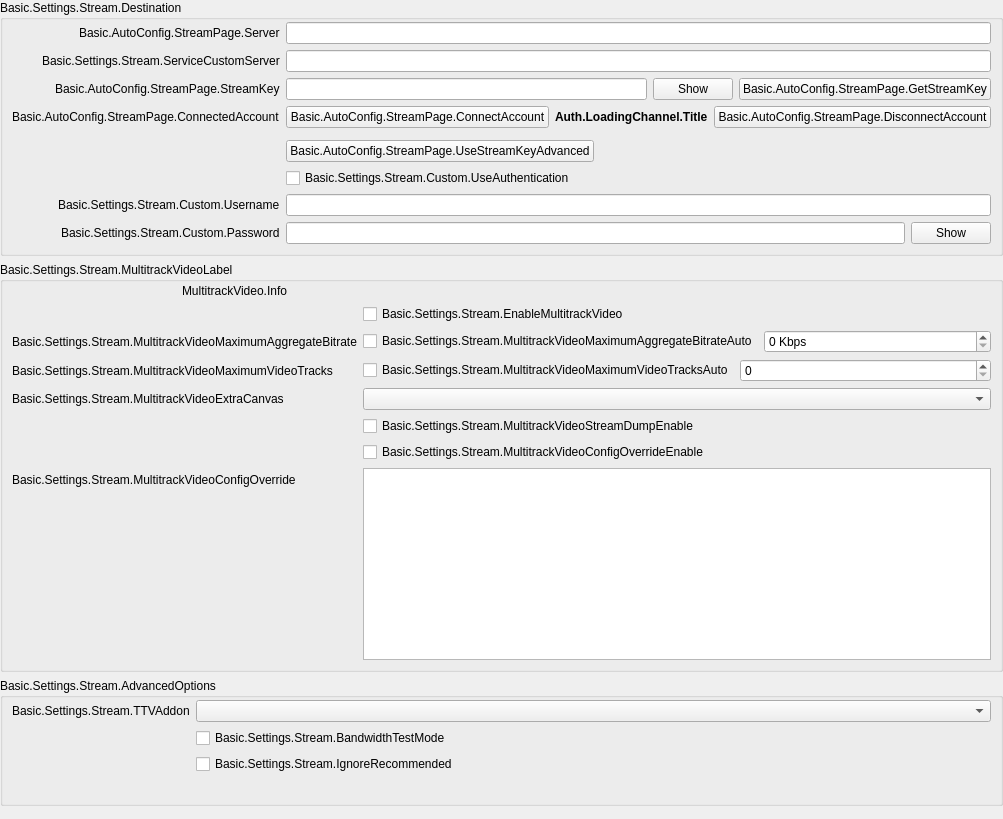
            <widget class="QWidget" name="streamKeyPage">
             <property name="geometry">
              <rect>
               <x>0</x>
               <y>0</y>
               <width>987</width>
               <height>819</height>
              </rect>
             </property>
             <layout class="QVBoxLayout" name="streamkeyPageLayout">
              <property name="leftMargin">
               <number>0</number>
              </property>
              <property name="topMargin">
               <number>0</number>
              </property>
              <property name="rightMargin">
               <number>0</number>
              </property>
              <property name="bottomMargin">
               <number>0</number>
              </property>
              <item>
               <widget class="QGroupBox" name="destinationGroupBox">
                <property name="title">
                 <string>Basic.Settings.Stream.Destination</string>
                </property>
                <layout class="QFormLayout" name="destinationLayout">
                 <property name="fieldGrowthPolicy">
                  <enum>QFormLayout::FieldGrowthPolicy::AllNonFixedFieldsGrow</enum>
                 </property>
                 <property name="labelAlignment">
                  <set>Qt::AlignmentFlag::AlignRight|Qt::AlignmentFlag::AlignTrailing|Qt::AlignmentFlag::AlignVCenter</set>
                 </property>
                 <property name="leftMargin">
                  <number>9</number>
                 </property>
                 <property name="topMargin">
                  <number>2</number>
                 </property>
                 <property name="rightMargin">
                  <number>9</number>
                 </property>
                 <property name="bottomMargin">
                  <number>9</number>
                 </property>
                 <item row="0" column="0">
                  <widget class="QLabel" name="serverLabel">
                   <property name="text">
                    <string>Basic.AutoConfig.StreamPage.Server</string>
                   </property>
                  </widget>
                 </item>
                 <item row="0" column="1">
                  <widget class="QStackedWidget" name="serverStackedWidget">
                   <property name="sizePolicy">
                    <sizepolicy hsizetype="Preferred" vsizetype="Maximum">
                     <horstretch>0</horstretch>
                     <verstretch>0</verstretch>
                    </sizepolicy>
                   </property>
                   <property name="currentIndex">
                    <number>1</number>
                   </property>
                   <widget class="QWidget" name="servicePage">
                    <layout class="QHBoxLayout" name="horizontalLayout_21">
                     <property name="leftMargin">
                      <number>0</number>
                     </property>
                     <property name="topMargin">
                      <number>0</number>
                     </property>
                     <property name="rightMargin">
                      <number>0</number>
                     </property>
                     <property name="bottomMargin">
                      <number>0</number>
                     </property>
                     <item>
                      <widget class="QComboBox" name="server"/>
                     </item>
                    </layout>
                   </widget>
                   <widget class="QWidget" name="customPage">
                    <layout class="QHBoxLayout" name="horizontalLayout_22">
                     <property name="leftMargin">
                      <number>0</number>
                     </property>
                     <property name="topMargin">
                      <number>0</number>
                     </property>
                     <property name="rightMargin">
                      <number>0</number>
                     </property>
                     <property name="bottomMargin">
                      <number>0</number>
                     </property>
                     <item>
                      <widget class="QLineEdit" name="customServer"/>
                     </item>
                    </layout>
                   </widget>
                  </widget>
                 </item>
                 <item row="1" column="0">
                  <widget class="QLabel" name="serviceCustomServerLabel">
                   <property name="text">
                    <string>Basic.Settings.Stream.ServiceCustomServer</string>
                   </property>
                   <property name="buddy">
                    <cstring>serviceCustomServer</cstring>
                   </property>
                  </widget>
                 </item>
                 <item row="1" column="1">
                  <widget class="QLineEdit" name="serviceCustomServer"/>
                 </item>
                 <item row="2" column="0">
                  <widget class="QLabel" name="streamKeyLabel">
                   <property name="text">
                    <string>Basic.AutoConfig.StreamPage.StreamKey</string>
                   </property>
                   <property name="openExternalLinks">
                    <bool>true</bool>
                   </property>
                   <property name="buddy">
                    <cstring>key</cstring>
                   </property>
                  </widget>
                 </item>
                 <item row="2" column="1">
                  <widget class="QFrame" name="streamKeyWidget">
                   <layout class="QHBoxLayout" name="horizontalLayout_11">
                    <property name="leftMargin">
                     <number>0</number>
                    </property>
                    <property name="topMargin">
                     <number>0</number>
                    </property>
                    <property name="rightMargin">
                     <number>0</number>
                    </property>
                    <property name="bottomMargin">
                     <number>0</number>
                    </property>
                    <item>
                     <widget class="QLineEdit" name="key">
                      <property name="inputMask">
                       <string notr="true"/>
                      </property>
                      <property name="text">
                       <string notr="true"/>
                      </property>
                      <property name="echoMode">
                       <enum>QLineEdit::EchoMode::Password</enum>
                      </property>
                     </widget>
                    </item>
                    <item>
                     <widget class="QPushButton" name="show">
                      <property name="text">
                       <string>Show</string>
                      </property>
                     </widget>
                    </item>
                    <item>
                     <widget class="UrlPushButton" name="getStreamKeyButton">
                      <property name="toolTip">
                       <string/>
                      </property>
                      <property name="toolTipDuration">
                       <number>-4</number>
                      </property>
                      <property name="text">
                       <string>Basic.AutoConfig.StreamPage.GetStreamKey</string>
                      </property>
                     </widget>
                    </item>
                   </layout>
                  </widget>
                 </item>
                 <item row="3" column="0">
                  <widget class="QLabel" name="connectedAccountLabel">
                   <property name="text">
                    <string>Basic.AutoConfig.StreamPage.ConnectedAccount</string>
                   </property>
                  </widget>
                 </item>
                 <item row="3" column="1">
                  <layout class="QHBoxLayout" name="horizontalLayout_15">
                   <item>
                    <widget class="QPushButton" name="connectAccount2">
                     <property name="cursor">
                      <cursorShape>PointingHandCursor</cursorShape>
                     </property>
                     <property name="text">
                      <string>Basic.AutoConfig.StreamPage.ConnectAccount</string>
                     </property>
                    </widget>
                   </item>
                   <item>
                    <widget class="QLabel" name="connectedAccountText">
                     <property name="styleSheet">
                      <string notr="true">font-weight: bold</string>
                     </property>
                     <property name="text">
                      <string>Auth.LoadingChannel.Title</string>
                     </property>
                    </widget>
                   </item>
                   <item>
                    <widget class="QPushButton" name="disconnectAccount">
                     <property name="text">
                      <string>Basic.AutoConfig.StreamPage.DisconnectAccount</string>
                     </property>
                    </widget>
                   </item>
                   <item>
                    <spacer name="horizontalSpacer_19">
                     <property name="orientation">
                      <enum>Qt::Orientation::Horizontal</enum>
                     </property>
                     <property name="sizeHint" stdset="0">
                      <size>
                       <width>40</width>
                       <height>20</height>
                      </size>
                     </property>
                    </spacer>
                   </item>
                  </layout>
                 </item>
                 <item row="4" column="0">
                  <spacer name="horizontalSpacer_18">
                   <property name="orientation">
                    <enum>Qt::Orientation::Horizontal</enum>
                   </property>
                   <property name="sizeHint" stdset="0">
                    <size>
                     <width>170</width>
                     <height>0</height>
                    </size>
                   </property>
                  </spacer>
                 </item>
                 <item row="5" column="1">
                  <layout class="QHBoxLayout" name="horizontalLayout_28">
                   <item>
                    <widget class="QPushButton" name="useStreamKeyAdv">
                     <property name="text">
                      <string>Basic.AutoConfig.StreamPage.UseStreamKeyAdvanced</string>
                     </property>
                    </widget>
                   </item>
                   <item>
                    <spacer name="horizontalSpacer_28">
                     <property name="orientation">
                      <enum>Qt::Orientation::Horizontal</enum>
                     </property>
                     <property name="sizeHint" stdset="0">
                      <size>
                       <width>40</width>
                       <height>0</height>
                      </size>
                     </property>
                    </spacer>
                   </item>
                  </layout>
                 </item>
                 <item row="6" column="1">
                  <widget class="QCheckBox" name="useAuth">
                   <property name="text">
                    <string>Basic.Settings.Stream.Custom.UseAuthentication</string>
                   </property>
                  </widget>
                 </item>
                 <item row="7" column="0">
                  <widget class="QLabel" name="authUsernameLabel">
                   <property name="text">
                    <string>Basic.Settings.Stream.Custom.Username</string>
                   </property>
                   <property name="buddy">
                    <cstring>authUsername</cstring>
                   </property>
                  </widget>
                 </item>
                 <item row="7" column="1">
                  <widget class="QLineEdit" name="authUsername"/>
                 </item>
                 <item row="8" column="0">
                  <widget class="QLabel" name="authPwLabel">
                   <property name="text">
                    <string>Basic.Settings.Stream.Custom.Password</string>
                   </property>
                   <property name="buddy">
                    <cstring>authPw</cstring>
                   </property>
                  </widget>
                 </item>
                 <item row="8" column="1">
                  <widget class="QFrame" name="authPwWidget">
                   <layout class="QHBoxLayout" name="horizontalLayout_25">
                    <property name="leftMargin">
                     <number>0</number>
                    </property>
                    <property name="topMargin">
                     <number>0</number>
                    </property>
                    <property name="rightMargin">
                     <number>0</number>
                    </property>
                    <property name="bottomMargin">
                     <number>0</number>
                    </property>
                    <item>
                     <widget class="QLineEdit" name="authPw">
                      <property name="echoMode">
                       <enum>QLineEdit::EchoMode::Password</enum>
                      </property>
                     </widget>
                    </item>
                    <item>
                     <widget class="QPushButton" name="authPwShow">
                      <property name="text">
                       <string>Show</string>
                      </property>
                     </widget>
                    </item>
                   </layout>
                  </widget>
                 </item>
                </layout>
               </widget>
              </item>
              <item>
               <widget class="QGroupBox" name="multitrackVideoGroupBox">
                <property name="title">
                 <string>Basic.Settings.Stream.MultitrackVideoLabel</string>
                </property>
                <layout class="QVBoxLayout" name="verticalLayout_34">
                 <property name="leftMargin">
                  <number>9</number>
                 </property>
                 <property name="topMargin">
                  <number>2</number>
                 </property>
                 <property name="rightMargin">
                  <number>9</number>
                 </property>
                 <property name="bottomMargin">
                  <number>9</number>
                 </property>
                 <item>
                  <layout class="QHBoxLayout" name="horizontalLayout_12">
                   <item>
                    <spacer name="horizontalSpacer_31">
                     <property name="orientation">
                      <enum>Qt::Orientation::Horizontal</enum>
                     </property>
                     <property name="sizeType">
                      <enum>QSizePolicy::Policy::Fixed</enum>
                     </property>
                     <property name="sizeHint" stdset="0">
                      <size>
                       <width>170</width>
                       <height>10</height>
                      </size>
                     </property>
                    </spacer>
                   </item>
                   <item>
                    <widget class="QLabel" name="multitrackVideoInfo">
                     <property name="text">
                      <string>MultitrackVideo.Info</string>
                     </property>
                     <property name="textFormat">
                      <enum>Qt::TextFormat::RichText</enum>
                     </property>
                     <property name="wordWrap">
                      <bool>true</bool>
                     </property>
                     <property name="openExternalLinks">
                      <bool>true</bool>
                     </property>
                    </widget>
                   </item>
                  </layout>
                 </item>
                 <item>
                  <layout class="QFormLayout" name="formLayout_27">
                   <property name="fieldGrowthPolicy">
                    <enum>QFormLayout::FieldGrowthPolicy::AllNonFixedFieldsGrow</enum>
                   </property>
                   <item row="0" column="0">
                    <spacer name="horizontalSpacer_30">
                     <property name="orientation">
                      <enum>Qt::Orientation::Horizontal</enum>
                     </property>
                     <property name="sizeType">
                      <enum>QSizePolicy::Policy::Fixed</enum>
                     </property>
                     <property name="sizeHint" stdset="0">
                      <size>
                       <width>170</width>
                       <height>10</height>
                      </size>
                     </property>
                    </spacer>
                   </item>
                   <item row="0" column="1">
                    <widget class="QCheckBox" name="enableMultitrackVideo">
                     <property name="text">
                      <string>Basic.Settings.Stream.EnableMultitrackVideo</string>
                     </property>
                    </widget>
                   </item>
                   <item row="1" column="0">
                    <widget class="QLabel" name="multitrackVideoMaximumAggregateBitrateLabel">
                     <property name="text">
                      <string>Basic.Settings.Stream.MultitrackVideoMaximumAggregateBitrate</string>
                     </property>
                    </widget>
                   </item>
                   <item row="1" column="1">
                    <layout class="QHBoxLayout" name="horizontalLayout_31" stretch="0,0">
                     <item>
                      <widget class="QCheckBox" name="multitrackVideoMaximumAggregateBitrateAuto">
                       <property name="text">
                        <string>Basic.Settings.Stream.MultitrackVideoMaximumAggregateBitrateAuto</string>
                       </property>
                      </widget>
                     </item>
                     <item>
                      <widget class="QSpinBox" name="multitrackVideoMaximumAggregateBitrate">
                       <property name="sizePolicy">
                        <sizepolicy hsizetype="MinimumExpanding" vsizetype="Fixed">
                         <horstretch>0</horstretch>
                         <verstretch>0</verstretch>
                        </sizepolicy>
                       </property>
                       <property name="suffix">
                        <string notr="true"> Kbps</string>
                       </property>
                       <property name="minimum">
                        <number>0</number>
                       </property>
                       <property name="maximum">
                        <number>1000000</number>
                       </property>
                       <property name="singleStep">
                        <number>50</number>
                       </property>
                       <property name="value">
                        <number>0</number>
                       </property>
                      </widget>
                     </item>
                    </layout>
                   </item>
                   <item row="2" column="0">
                    <widget class="QLabel" name="multitrackVideoMaximumVideoTracksLabel">
                     <property name="text">
                      <string>Basic.Settings.Stream.MultitrackVideoMaximumVideoTracks</string>
                     </property>
                    </widget>
                   </item>
                   <item row="2" column="1">
                    <layout class="QHBoxLayout" name="horizontalLayout_32" stretch="0,0">
                     <item>
                      <widget class="QCheckBox" name="multitrackVideoMaximumVideoTracksAuto">
                       <property name="sizePolicy">
                        <sizepolicy hsizetype="Minimum" vsizetype="Fixed">
                         <horstretch>0</horstretch>
                         <verstretch>0</verstretch>
                        </sizepolicy>
                       </property>
                       <property name="text">
                        <string>Basic.Settings.Stream.MultitrackVideoMaximumVideoTracksAuto</string>
                       </property>
                      </widget>
                     </item>
                     <item>
                      <widget class="QSpinBox" name="multitrackVideoMaximumVideoTracks">
                       <property name="sizePolicy">
                        <sizepolicy hsizetype="MinimumExpanding" vsizetype="Fixed">
                         <horstretch>0</horstretch>
                         <verstretch>0</verstretch>
                        </sizepolicy>
                       </property>
                       <property name="minimum">
                        <number>0</number>
                       </property>
                       <property name="maximum">
                        <number>100</number>
                       </property>
                       <property name="value">
                        <number>0</number>
                       </property>
                      </widget>
                     </item>
                    </layout>
                   </item>
                   <item row="3" column="1">
                    <widget class="QComboBox" name="multitrackVideoAdditionalCanvas">
                     <property name="placeholderText">
                      <string>None</string>
                     </property>
                    </widget>
                   </item>
                   <item row="4" column="0">
                    <spacer name="horizontalSpacer_32">
                     <property name="orientation">
                      <enum>Qt::Orientation::Horizontal</enum>
                     </property>
                     <property name="sizeType">
                      <enum>QSizePolicy::Policy::Fixed</enum>
                     </property>
                     <property name="sizeHint" stdset="0">
                      <size>
                       <width>170</width>
                       <height>10</height>
                      </size>
                     </property>
                    </spacer>
                   </item>
                   <item row="4" column="1">
                    <widget class="QCheckBox" name="multitrackVideoStreamDumpEnable">
                     <property name="text">
                      <string>Basic.Settings.Stream.MultitrackVideoStreamDumpEnable</string>
                     </property>
                    </widget>
                   </item>
                   <item row="5" column="1">
                    <widget class="QCheckBox" name="multitrackVideoConfigOverrideEnable">
                     <property name="text">
                      <string>Basic.Settings.Stream.MultitrackVideoConfigOverrideEnable</string>
                     </property>
                    </widget>
                   </item>
                   <item row="6" column="0">
                    <widget class="QLabel" name="multitrackVideoConfigOverrideLabel">
                     <property name="text">
                      <string>Basic.Settings.Stream.MultitrackVideoConfigOverride</string>
                     </property>
                    </widget>
                   </item>
                   <item row="6" column="1">
                    <widget class="QPlainTextEdit" name="multitrackVideoConfigOverride">
                     <property name="sizePolicy">
                      <sizepolicy hsizetype="Expanding" vsizetype="Expanding">
                       <horstretch>0</horstretch>
                       <verstretch>0</verstretch>
                      </sizepolicy>
                     </property>
                    </widget>
                   </item>
                   <item row="3" column="0">
                    <widget class="QLabel" name="multitrackVideoAdditionalCanvasLabel">
                     <property name="text">
                      <string>Basic.Settings.Stream.MultitrackVideoExtraCanvas</string>
                     </property>
                    </widget>
                   </item>
                  </layout>
                 </item>
                </layout>
               </widget>
              </item>
              <item>
               <widget class="QGroupBox" name="serviceAdvancedOptionsGroupBox">
                <property name="title">
                 <string>Basic.Settings.Stream.AdvancedOptions</string>
                </property>
                <layout class="QFormLayout" name="serviceAdvancedOptionsLayout">
                 <property name="fieldGrowthPolicy">
                  <enum>QFormLayout::FieldGrowthPolicy::AllNonFixedFieldsGrow</enum>
                 </property>
                 <property name="labelAlignment">
                  <set>Qt::AlignmentFlag::AlignRight|Qt::AlignmentFlag::AlignTrailing|Qt::AlignmentFlag::AlignVCenter</set>
                 </property>
                 <property name="leftMargin">
                  <number>9</number>
                 </property>
                 <property name="topMargin">
                  <number>2</number>
                 </property>
                 <property name="rightMargin">
                  <number>9</number>
                 </property>
                 <property name="bottomMargin">
                  <number>9</number>
                 </property>
                 <item row="0" column="0">
                  <widget class="QLabel" name="twitchAddonLabel">
                   <property name="text">
                    <string>Basic.Settings.Stream.TTVAddon</string>
                   </property>
                   <property name="buddy">
                    <cstring>twitchAddonDropdown</cstring>
                   </property>
                  </widget>
                 </item>
                 <item row="0" column="1">
                  <widget class="QComboBox" name="twitchAddonDropdown"/>
                 </item>
                 <item row="1" column="0">
                  <spacer name="horizontalSpacer_18_1">
                   <property name="orientation">
                    <enum>Qt::Orientation::Horizontal</enum>
                   </property>
                   <property name="sizeHint" stdset="0">
                    <size>
                     <width>170</width>
                     <height>0</height>
                    </size>
                   </property>
                  </spacer>
                 </item>
                 <item row="1" column="1">
                  <widget class="QCheckBox" name="bandwidthTestEnable">
                   <property name="text">
                    <string>Basic.Settings.Stream.BandwidthTestMode</string>
                   </property>
                  </widget>
                 </item>
                 <item row="2" column="1">
                  <widget class="QCheckBox" name="ignoreRecommended">
                   <property name="text">
                    <string>Basic.Settings.Stream.IgnoreRecommended</string>
                   </property>
                  </widget>
                 </item>
                 <item row="3" column="1">
                  <widget class="QLabel" name="enforceSettingsLabel">
                   <property name="text">
                    <string notr="true"/>
                   </property>
                   <property name="textFormat">
                    <enum>Qt::TextFormat::RichText</enum>
                   </property>
                   <property name="openExternalLinks">
                    <bool>true</bool>
                   </property>
                  </widget>
                 </item>
                </layout>
               </widget>
              </item>
              <item>
               <spacer name="verticalSpacer_12">
                <property name="orientation">
                 <enum>Qt::Orientation::Vertical</enum>
                </property>
                <property name="sizeHint" stdset="0">
                 <size>
                  <width>20</width>
                  <height>0</height>
                 </size>
                </property>
               </spacer>
              </item>
             </layout>
            </widget>
